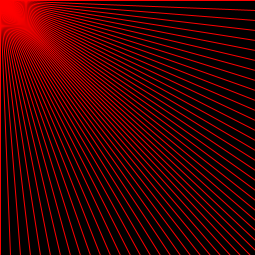
Frame 1 (no input)
Frame 60 (the mouse pressed at the canvas centre just before this capture): identical to frame 1, image omitted
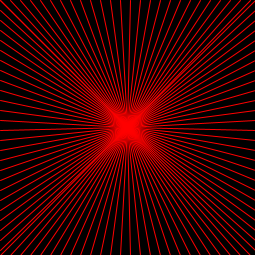
Frame 120 (the mouse held since frame 60 and released just before this capture)

The Processing sketch that drew these frames (run headless with seeded random() and noise(); from frame 60 on, the mouse is pressed at the canvas centre):

// Processing sketch: processing_169180
// ── processing_169180.pde

void setup () {   background (0);   
  size(255,255); 
        background (0);  
}

void draw () {
         background (0); 
for (int i=0; i<height; i = i + 10) { 

    stroke(255,0,0); 
    line(0,i,mouseX, mouseY); 
    line(mouseX, mouseY, width, i); 
    line(i,0,mouseX, mouseY); 
    line(i,height,mouseX, mouseY); 

 } 
}
